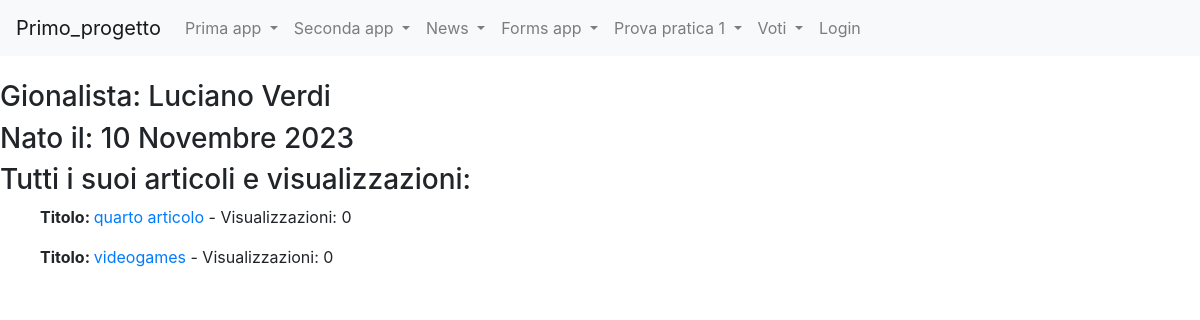
The page /news/gionalisti/6 on the database as committed earlier.
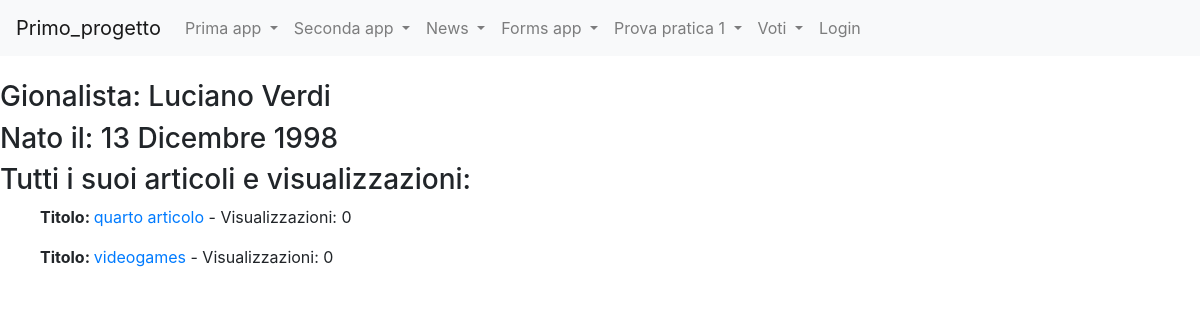
The same page on the database as committed later.
### news/models.py (models this page shows, shortened)
class Giornalista(models.Model):
    nome = models.CharField(max_length=20)
    cognome = models.CharField(max_length=20)
    anno_di_nascita = models.DateField(blank=True)
    class Meta:
        verbose_name = "Giornalista"
        verbose_name_plural = "Giornalisti"

class Articolo(models.Model):
    titolo = models.CharField(max_length=100)
    contenuto = models.TextField()
    giornalista= models.ForeignKey(Giornalista, on_delete=models.CASCADE, related_name="articoli")
    data= models.DateField(blank=True)
    visualizzazioni= models.IntegerField(default=0, blank=True)
    class Meta:
        verbose_name = "Articolo"
        verbose_name_plural = "Articoli"

### news/views.py (the view)
# urls.py: path("gionalisti/<int:pk>", giornalistaDetailView, name="giornalista_detail"),
def giornalistaDetailView(request, pk=None):
    giornalista=get_object_or_404(Giornalista, pk=pk)
    articoli = Articolo.objects.filter(giornalista_id=pk)
    context={"giornalista": giornalista, "articoli": articoli}
    return render (request, "giornalista_detail.html", context)

### news/templates/giornalista_detail.html (shortened to what this page needs)
{% extends 'base.html' %}
{% block content %}
    <h3>Gionalista: {{giornalista.nome}} {{giornalista.cognome}}</h3>
    <h3>Nato il: {{giornalista.anno_di_nascita}}</h3>
    <h3>Tutti i suoi articoli e visualizzazioni:</h3>
    {% for articolo in articoli %}
        <ul>
            <p><strong>Titolo: </strong><a href={% url 'news:articolo_detail' articolo.id %}>{{ articolo.titolo }}</a> - Visualizzazioni: {{articolo.visualizzazioni}}</p>
        </ul>
    {% endfor %}
{% endblock content %}

### templates/base.html (shortened to what this page needs)
<!doctype html>
{% load static %}
<html lang="it">
  <head>
    <link rel="stylesheet" href="https://cdn.jsdelivr.net/npm/bootstrap@4.5.3/dist/css/bootstrap.min.css">
  </head>
  <body>
    <nav class="navbar navbar-expand-lg navbar-light bg-light">
        <a class="navbar-brand" href="#">Primo_progetto</a>
        <div class="collapse navbar-collapse" id="navbarNavDropdown">
          <ul class="navbar-nav">
            <li class="nav-item dropdown">
              <a class="nav-link dropdown-toggle" href="#" id="navbarDropdownMenuLink" role="button" data-toggle="dropdown" aria-haspopup="true" aria-expanded="false">
                Prima app
              </a>
            </li>
            <li class="nav-item dropdown">
                <a class="nav-link dropdown-toggle" href="#" id="navbarDropdownMenuLink" role="button" data-toggle="dropdown" aria-haspopup="true" aria-expanded="false">
                  Seconda app
                </a>
              </li>
            <li class="nav-item dropdown">
                <a class="nav-link dropdown-toggle" href="index_news.html" id="navbarDropdownMenuLink" role="button" data-toggle="dropdown" aria-haspopup="true" aria-expanded="false">
                  News
                </a>
              </li>
              <li class="nav-item dropdown">
                <a class="nav-link dropdown-toggle" href="index1.html" id="navbarDropdownMenuLink" role="button" data-toggle="dropdown" aria-haspopup="true" aria-expanded="false">
                  Forms app
                </a>
              </li>
              <li class="nav-item dropdown">
                <a class="nav-link dropdown-toggle" href="index1.html" id="navbarDropdownMenuLink" role="button" data-toggle="dropdown" aria-haspopup="true" aria-expanded="false">
                  Prova pratica 1
                </a>
              </li>
              <li class="nav-item dropdown">
                <a class="nav-link dropdown-toggle" href="index_voti.html" id="navbarDropdownMenuLink" role="button" data-toggle="dropdown" aria-haspopup="true" aria-expanded="false">
                  Voti
                </a>
              </li>
              {% if request.user.is_authenticated %}
                <li class="nav-item dropdown">
                  <a class="nav-link dropdown-toggle" href="#" id="navbarDropdown" role="button"
                    data-toggle="dropdown" aria-haspopup="true" aria-expanded="false">
                    {{ request.user.username}}
                  </a>
                  <div class="dropdown-menu" aria-labelledby="navbarDropdown">
                    <div class="dropdown-divider"></div>
                    <a class="dropdown-item" href="{% url 'logout' %}">Esci</a>
                  </div>
                </li>
                {% else %}
                <li class="nav-item">
                  <a class="nav-link" href="{% url 'login' %}">Login</a>
                </li>
                {% endif %}
          </ul>
        </div>
      </nav>
    <div class="contaimer my-4">
      {%block content%}
      {%endblock content%}
    </div>
  </body>
</html>

Rows that differ between the two databases and show on the page:
changed Giornalista "Luciano": anno_di_nascita "10 Novembre 2023" → "13 Dicembre 1998"
